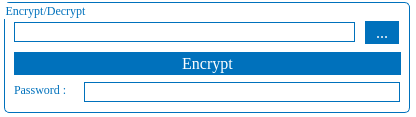
<?xml version="1.0" encoding="UTF-8"?>
<ui version="4.0">
 <class>MainWindow</class>
 <widget class="QMainWindow" name="MainWindow">
  <property name="geometry">
   <rect>
    <x>0</x>
    <y>0</y>
    <width>416</width>
    <height>117</height>
   </rect>
  </property>
  <property name="minimumSize">
   <size>
    <width>416</width>
    <height>117</height>
   </size>
  </property>
  <property name="maximumSize">
   <size>
    <width>416</width>
    <height>117</height>
   </size>
  </property>
  <property name="windowTitle">
   <string>FileCryptor</string>
  </property>
  <property name="windowIcon">
   <iconset resource="enc.qrc">
    <normaloff>:/img/favicon.ico</normaloff>:/img/favicon.ico</iconset>
  </property>
  <property name="styleSheet">
   <string notr="true">background-color:#ffffff;</string>
  </property>
  <widget class="QWidget" name="centralwidget">
   <widget class="QGroupBox" name="groupBox">
    <property name="geometry">
     <rect>
      <x>4</x>
      <y>2</y>
      <width>406</width>
      <height>111</height>
     </rect>
    </property>
    <property name="font">
     <font>
      <family>Georgia</family>
      <pointsize>-1</pointsize>
     </font>
    </property>
    <property name="statusTip">
     <string/>
    </property>
    <property name="styleSheet">
     <string notr="true">  font-family: Georgia;
  color: #0071bc;
  font-size: 12px;
border-radius:5;
border-style: solid;
border-width: 1px;
border-color:#0071bc;</string>
    </property>
    <property name="inputMethodHints">
     <set>Qt::ImhNone</set>
    </property>
    <property name="title">
     <string>Encrypt/Decrypt</string>
    </property>
    <property name="flat">
     <bool>false</bool>
    </property>
    <property name="checkable">
     <bool>false</bool>
    </property>
    <widget class="QLineEdit" name="lineEdit">
     <property name="enabled">
      <bool>true</bool>
     </property>
     <property name="geometry">
      <rect>
       <x>10</x>
       <y>20</y>
       <width>341</width>
       <height>20</height>
      </rect>
     </property>
     <property name="styleSheet">
      <string notr="true"> background: #ffffff;
  background-image: -webkit-linear-gradient(top, #0071bc, #0071bd);
  background-image: -moz-linear-gradient(top, #0071bc, #0071bd);
  background-image: -ms-linear-gradient(top, #0071bc, #0071bd);
  background-image: -o-linear-gradient(top, #0071bc, #0071bd);
  background-image: linear-gradient(to bottom, #0071bc, #0071bd);
  -webkit-border-radius: 12;
  -moz-border-radius: 12;
  border-radius: 12px;
  font-family: Georgia;
  color: #0071bc;
  font-size: 16px;
  text-decoration: none;</string>
     </property>
     <property name="frame">
      <bool>true</bool>
     </property>
     <property name="readOnly">
      <bool>true</bool>
     </property>
    </widget>
    <widget class="QPushButton" name="pushButton">
     <property name="geometry">
      <rect>
       <x>361</x>
       <y>19</y>
       <width>34</width>
       <height>23</height>
      </rect>
     </property>
     <property name="cursor">
      <cursorShape>PointingHandCursor</cursorShape>
     </property>
     <property name="styleSheet">
      <string notr="true"> background: #0071bc;
  background-image: -webkit-linear-gradient(top, #0071bc, #0071bd);
  background-image: -moz-linear-gradient(top, #0071bc, #0071bd);
  background-image: -ms-linear-gradient(top, #0071bc, #0071bd);
  background-image: -o-linear-gradient(top, #0071bc, #0071bd);
  background-image: linear-gradient(to bottom, #0071bc, #0071bd);
  -webkit-border-radius: 12;
  -moz-border-radius: 12;
  border-radius: 12px;
  font-family: Georgia;
  color: #ffffff;
  font-size: 16px;
  text-decoration: none;</string>
     </property>
     <property name="text">
      <string>...</string>
     </property>
    </widget>
    <widget class="QPushButton" name="pushButton_2">
     <property name="geometry">
      <rect>
       <x>10</x>
       <y>50</y>
       <width>387</width>
       <height>23</height>
      </rect>
     </property>
     <property name="cursor">
      <cursorShape>PointingHandCursor</cursorShape>
     </property>
     <property name="styleSheet">
      <string notr="true"> background: #0071bc;
  background-image: -webkit-linear-gradient(top, #0071bc, #0071bd);
  background-image: -moz-linear-gradient(top, #0071bc, #0071bd);
  background-image: -ms-linear-gradient(top, #0071bc, #0071bd);
  background-image: -o-linear-gradient(top, #0071bc, #0071bd);
  background-image: linear-gradient(to bottom, #0071bc, #0071bd);
  -webkit-border-radius: 12;
  -moz-border-radius: 12;
  border-radius: 12px;
  font-family: Georgia;
  color: #ffffff;
  font-size: 16px;
  text-decoration: none;</string>
     </property>
     <property name="text">
      <string>Encrypt</string>
     </property>
    </widget>
    <widget class="QLabel" name="label">
     <property name="geometry">
      <rect>
       <x>10</x>
       <y>80</y>
       <width>71</width>
       <height>16</height>
      </rect>
     </property>
     <property name="font">
      <font>
       <family>Georgia</family>
       <pointsize>-1</pointsize>
       <underline>false</underline>
       <strikeout>false</strikeout>
      </font>
     </property>
     <property name="styleSheet">
      <string notr="true">  font-family: Georgia;
  color: #0071bc;
  font-size: 12px;
  text-decoration: none;
border:none;</string>
     </property>
     <property name="text">
      <string>Password : </string>
     </property>
    </widget>
    <widget class="QLineEdit" name="lineEdit_2">
     <property name="enabled">
      <bool>true</bool>
     </property>
     <property name="geometry">
      <rect>
       <x>80</x>
       <y>80</y>
       <width>316</width>
       <height>20</height>
      </rect>
     </property>
     <property name="styleSheet">
      <string notr="true"> background: #ffffff;
  background-image: -webkit-linear-gradient(top, #0071bc, #0071bd);
  background-image: -moz-linear-gradient(top, #0071bc, #0071bd);
  background-image: -ms-linear-gradient(top, #0071bc, #0071bd);
  background-image: -o-linear-gradient(top, #0071bc, #0071bd);
  background-image: linear-gradient(to bottom, #0071bc, #0071bd);
  -webkit-border-radius: 12;
  -moz-border-radius: 12;
  border-radius: 12px;
  font-family: Georgia;
  color: #0071bc;
  font-size: 16px;
  text-decoration: none;</string>
     </property>
     <property name="readOnly">
      <bool>true</bool>
     </property>
    </widget>
   </widget>
  </widget>
 </widget>
 <resources>
  <include location="enc.qrc"/>
 </resources>
 <connections/>
</ui>
